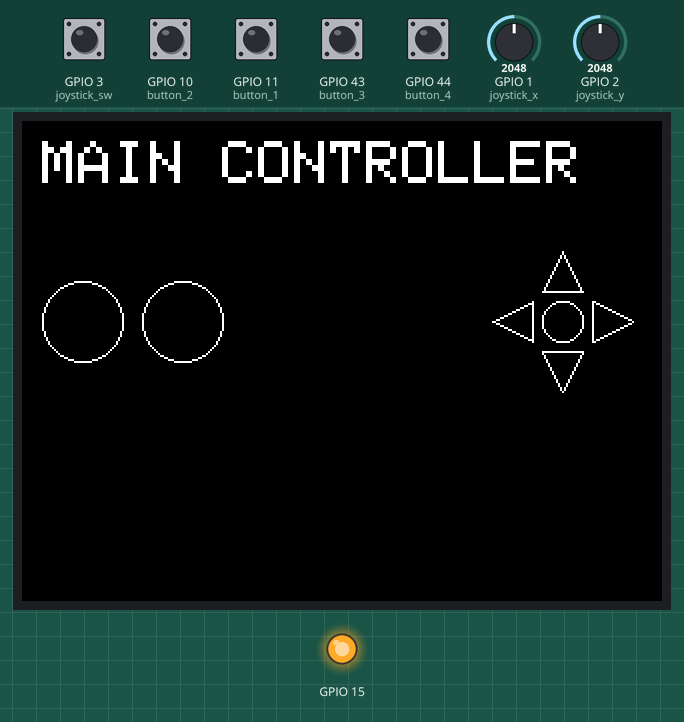
A sketch run on a simulated ESP32-S3. Parts: 320×240 colour display, output pins drawn as LEDs (lit = HIGH). The inputs (shaded band) are chosen by the test bench; at power-on: GPIO 3 (joystick_sw), GPIO 10 (button_2), GPIO 11 (button_1), GPIO 43 (button_3), GPIO 44 (button_4) HIGH, GPIO 1 (joystick_x) = 2048, GPIO 2 (joystick_y) = 2048 (analog values on the 0–4095 scale). What the sketch prints to the serial monitor is not drawn.

Above: at 1.4 s.
1.5 s: GPIO 1 (joystick_x) set to 2457
3.0 s: GPIO 1 (joystick_x) set to 2562
At 3.5 s:
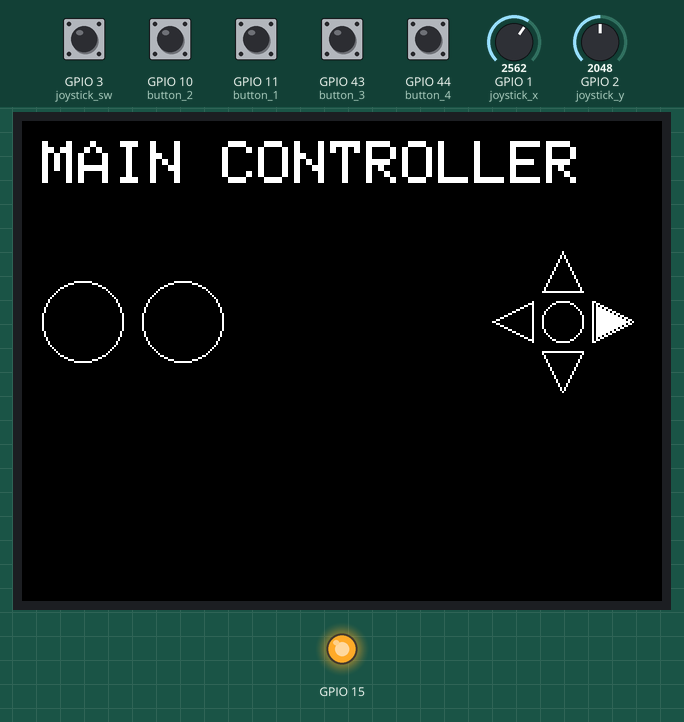
4.5 s: GPIO 3 (joystick_sw) pulled LOW for 0.15 s
At 4.62 s:
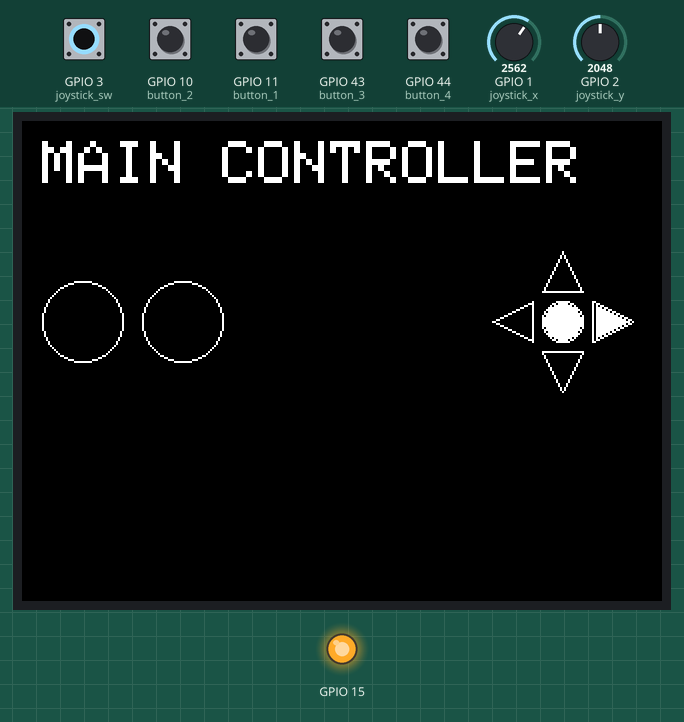
6.1 s: GPIO 2 (joystick_y) set to 2540
At 6.8 s:
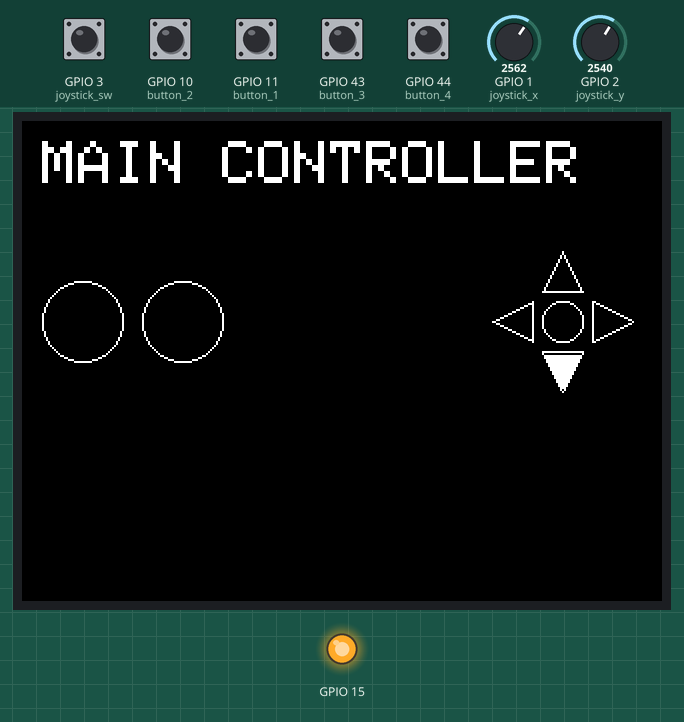
7.6 s: GPIO 10 (button_2) pulled LOW for 0.15 s
At 7.71 s:
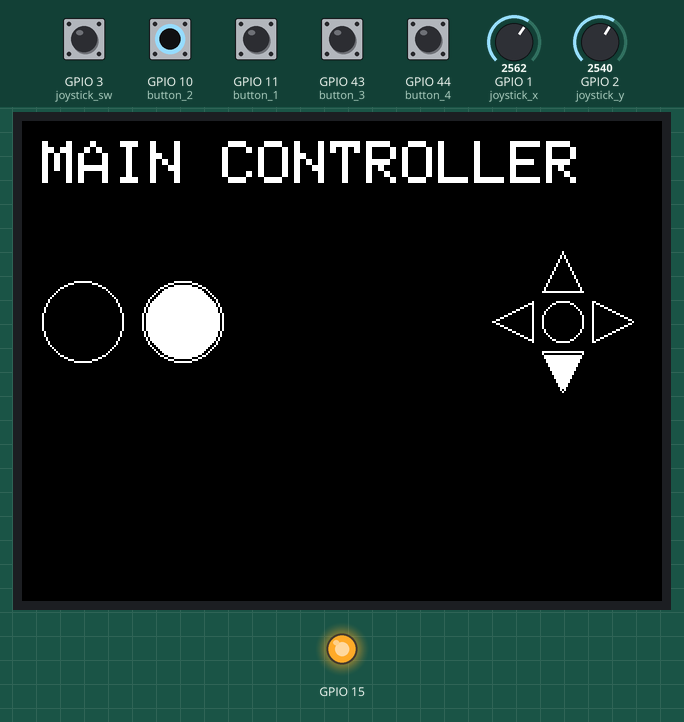
9.3 s: GPIO 11 (button_1) pulled LOW for 0.15 s
At 9.41 s:
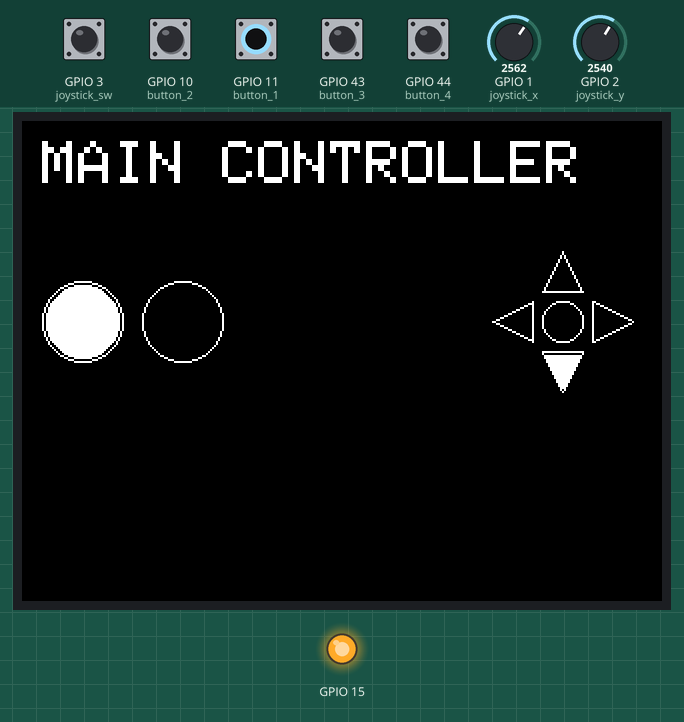
Timing chart, 0 to 11.9 s (numbered marks = the images above; inputs shaded):
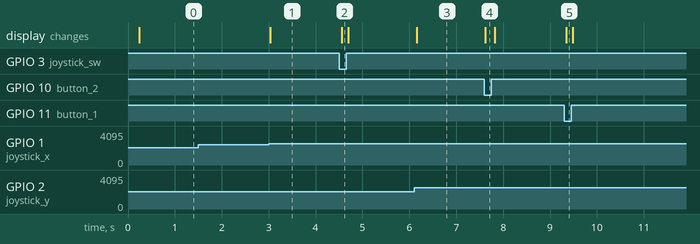

Measured:
- the behaviour switches between 2500 and 2501 on GPIO 1 (joystick_x) (found by bisection; images 0 and 1)
- after the input at 1.5 s, every drawn part: stays the same
- after the input at 3.0 s, the display: changes at once (image 1)
- after the input at 4.5 s, the display: changes after 0.06 s (image 2)
- after the input at 6.1 s, the display: changes after 0.06 s (image 3)
- after the input at 7.6 s, the display: changes at once (image 4)
- after the input at 9.3 s, the display: changes after 0.05 s (image 5)

The sketch:

Main-Controller.ino
```cpp
/*

For now the code just outputs to the serial monitor the following values:
x: -1, 0, 1 (left, middle or right for joystick)
y: -1, 0, 1 (down, middle or up for joystick)
sw: 0, 1 (1 when joystick is pressed)
b1: 0, 1 (1 when button 1 is pressed)
b2: 0, 1 (1 when button 2 is pressed)

In future, will adjust code to be able to:
1. Send values to a receiver
2. Display stuff to the screen

*/

// Pin numbers for joystick x, y and switch; originally, 1 2 3
const int joystick_x = 1;
const int joystick_y = 2;
const int joystick_sw = 3;

// Pin numbers for buttons; originally 11 10
const int button_1 = 11;
const int button_2 = 10;

const int button_3 = 43;
const int button_4 = 44;

#include <esp_now.h>
#include <WiFi.h>
#include <TFT_eSPI.h>

TFT_eSPI tft = TFT_eSPI();

// REPLACE WITH YOUR RECEIVER MAC Address
uint8_t broadcastAddress[] = {0x30, 0x30, 0xF9, 0x59, 0x2D, 0x90};

int main_controller = 1;

// Structure example to send data
// Must match the receiver structure
typedef struct struct_message {
    int joystick_x_value;
    int joystick_y_value;
    int joystick_sw_value;
    int button_1_value;
    int button_2_value;
    int main_controller; // 1 if main controller; 0 if not
} struct_message;

// Create a struct_message called myData
struct_message myData;

esp_now_peer_info_t peerInfo;

// callback when data is sent
void OnDataSent(const uint8_t *mac_addr, esp_now_send_status_t status) {
  Serial.print("\r\nLast Packet Send Status:\t");
  Serial.println(status == ESP_NOW_SEND_SUCCESS ? "Delivery Success" : "Delivery Fail");
}

void setup() {
  // put your setup code here, to run once:
  // NOTE: analog inputs (i.e. joystick_x and joystick_y, don't need to be configured)
  pinMode(joystick_sw, INPUT_PULLUP);
  // digitalWrite(joystick_sw, HIGH); // Random line that must be included
  pinMode(button_1, INPUT_PULLUP);
  pinMode(button_2, INPUT_PULLUP);
  pinMode(button_3, INPUT_PULLUP);
  pinMode(button_4, INPUT_PULLUP);

  // Enable battery power
  pinMode(15, OUTPUT);
  digitalWrite(15, HIGH);

  analogReadResolution(12);
  analogSetAttenuation(ADC_11db);

  Serial.begin(115200);

  // Set device as a Wi-Fi Station
  WiFi.mode(WIFI_STA);

  // Init ESP-NOW
  if (esp_now_init() != ESP_OK) {
    Serial.println("Error initializing ESP-NOW");
    return;
  }

  // Once ESPNow is successfully Init, we will register for Send CB to
  // get the status of Transmitted packet
  esp_now_register_send_cb(OnDataSent);

  // Register peer
  memcpy(peerInfo.peer_addr, broadcastAddress, 6);
  peerInfo.channel = 0;
  peerInfo.encrypt = false;

  // Add peer
  if (esp_now_add_peer(&peerInfo) != ESP_OK){
    Serial.println("Failed to add peer");
    return;
  }

  tft.init();
  tft.setRotation(3);  // rotate so that display is horizontal
  tft.fillScreen(TFT_BLACK);
  tft.setTextColor(TFT_WHITE, TFT_BLACK);
  tft.setTextSize(3);
}

void drawShapes(int x, int y, int sw, int b1, int b2) {
  int yy = 100;
  int jx = 270;
  int js = 20;
  int ss = 15;

  // Draw Outlines
  if (main_controller) {
    tft.drawString("MAIN CONTROLLER", 10, 10);

    tft.drawCircle(30, yy, 20, TFT_WHITE);
    tft.drawCircle(80, yy, 20, TFT_WHITE);

    tft.drawTriangle(jx+ss+js, yy, jx+ss, yy-js/2, jx+ss, yy+js/2, TFT_WHITE); // >
    tft.drawTriangle(jx-ss-js, yy, jx-ss, yy-js/2, jx-ss, yy+js/2, TFT_WHITE); // <
    tft.drawTriangle(jx-js/2, yy+ss, jx+js/2, yy+ss, jx, yy+ss+js, TFT_WHITE); // V
    tft.drawTriangle(jx-js/2, yy-ss, jx+js/2, yy-ss, jx, yy-ss-js, TFT_WHITE); // ^
    tft.drawCircle(jx, yy, 10, TFT_WHITE);


    // Fill conditionally
    tft.fillCircle(30, yy, 18, (b1 == 1) ? TFT_WHITE : TFT_BLACK);
    tft.fillCircle(80, yy, 18, (b2 == 1) ? TFT_WHITE : TFT_BLACK);

    tft.fillTriangle(jx+ss+js-2, yy, jx+ss+2, yy-js/2+2, jx+ss+2, yy+js/2-2, (x==1) ? TFT_WHITE : TFT_BLACK); // >
    tft.fillTriangle(jx-ss-js+2, yy, jx-ss-2, yy-js/2+2, jx-ss-2, yy+js/2-2, (x==-1) ? TFT_WHITE : TFT_BLACK); // <
    tft.fillTriangle(jx-js/2+2, yy+ss+2, jx+js/2-2, yy+ss+2, jx, yy+ss+js-2, (y==1) ? TFT_WHITE : TFT_BLACK); // V
    tft.fillTriangle(jx-js/2+2, yy-ss-2, jx+js/2-2, yy-ss-2, jx, yy-ss-js+2, (y==-1) ? TFT_WHITE : TFT_BLACK); // ^
    tft.fillCircle(jx, yy, 9, (sw == 1) ? TFT_WHITE : TFT_BLACK);
  }
  else {
    tft.drawString("ADD. CONTROLLER", 10, 10);
    tft.drawCircle(30, yy, 20, TFT_WHITE);

    tft.fillCircle(30, yy, 18, (b1 == 1) ? TFT_WHITE : TFT_BLACK);
  }
}

void debugText(int x, int y, int sw, int b1, int b2) {
  Serial.print("X: ");
  Serial.println(x);
  Serial.print("Y: ");
  Serial.println(y);
  Serial.print("SW: ");
  Serial.println(sw);
  Serial.print("B1: ");
  Serial.println(b1);
  Serial.print("B2: ");
  Serial.println(b2);
}

void loop() {
  // put your main code here, to run repeatedly:
  int joystick_x_value = analogRead(joystick_x);
  int joystick_y_value = analogRead(joystick_y);
  int joystick_sw_value = digitalRead(joystick_sw);
  int button_1_value = digitalRead(button_1);
  int button_2_value = digitalRead(button_2);
  int button_3_value = digitalRead(button_3);
  int button_4_value = digitalRead(button_4);

  int x = 0;
  int y = 0;
  // Variables set to {-1, 0, 1} depending on position of joystick
  if (joystick_x_value < 1500 || joystick_x_value > 2500 || joystick_y_value < 1500 || joystick_y_value > 2500) {
    float angle = atan2(joystick_y_value-2000,joystick_x_value-2000);
    Serial.println(y-2000);
    Serial.println(x-2000);
    Serial.println(angle);
    float pi = 3.14159;
    float num = 2.6; // AV To improve up sensitivity
    if (angle > (num * -1) * pi/12 && angle <= num * pi/12) {
      x = 1;
    }
    else if (angle > num * pi/12 && angle <= (12-num) * pi/12) {
      y = 1;
    }
    else if (angle > (12 - num) * pi/12 || angle <= (num - 12) * pi/12) {
      x = -1;
    }
    else {
      y = -1;
    }
  }


  // int x = (joystick_x_value < 1500) ? -1 : (joystick_x_value > 2500) ? 1 : 0;
  // int y = (joystick_y_value < 1500) ? 1 : (joystick_y_value > 2500) ? -1 : 0;
  int sw = !joystick_sw_value;
  int b1 = !(button_1_value && button_3_value);
  int b2 = !(button_2_value && button_4_value);

  // Render variables
  debugText(x, y, sw, b1, b2);
  drawShapes(x, y, sw, b1, b2);

  myData.joystick_x_value = joystick_x_value;
  myData.joystick_y_value = joystick_y_value;
  myData.joystick_sw_value = joystick_sw_value;
  myData.button_1_value = button_1_value && button_3_value;
  myData.button_2_value = button_2_value && button_4_value;
  myData.main_controller = main_controller;

  // Switch from main controller to add. controller (additional)
  if (!myData.joystick_sw_value && !myData.button_1_value && !myData.button_2_value) {
    main_controller = !main_controller;
    delay(200);
    tft.fillScreen(TFT_BLACK);
  }
  else {
    // Send message via ESP-NOW
    esp_err_t result = esp_now_send(broadcastAddress, (uint8_t *) &myData, sizeof(myData));

    if (result == ESP_OK) {
      Serial.println("Sent with success");
    }
    else {
      Serial.println("Error sending the data");
    }
  }
  delay(50);
}
```
